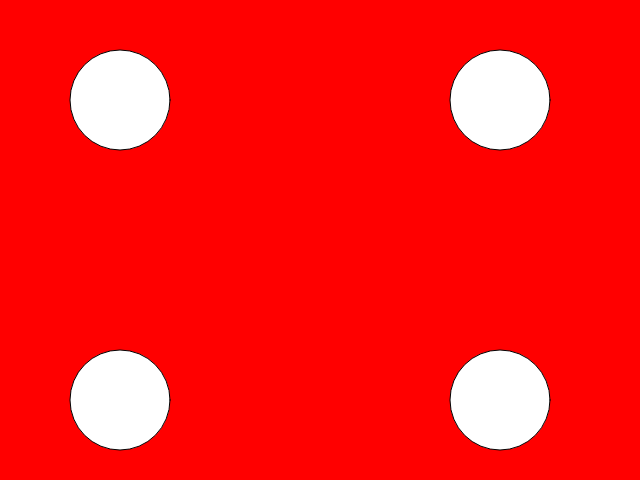
Frame 1 (no input)
Frame 60 (no input): identical to frame 1, image omitted
Frame 120 (the mouse pressed at the canvas centre since frame 60): identical to frame 1, image omitted

The p5.js sketch that drew this single still picture (run headless with seeded random() and noise() and a simulated clock; from frame 60 on, the mouse is pressed at the canvas centre):

// p5.js sketch
// ── sketch.js
function setup() {
  createCanvas(640, 480);
}  
function draw() {
  background (255,0,0);
  circle (120,100,100,100)  
  circle (500,100,100,100) 
  circle (500,400,100,100) 
  circle (120,400,100,400) 
}
